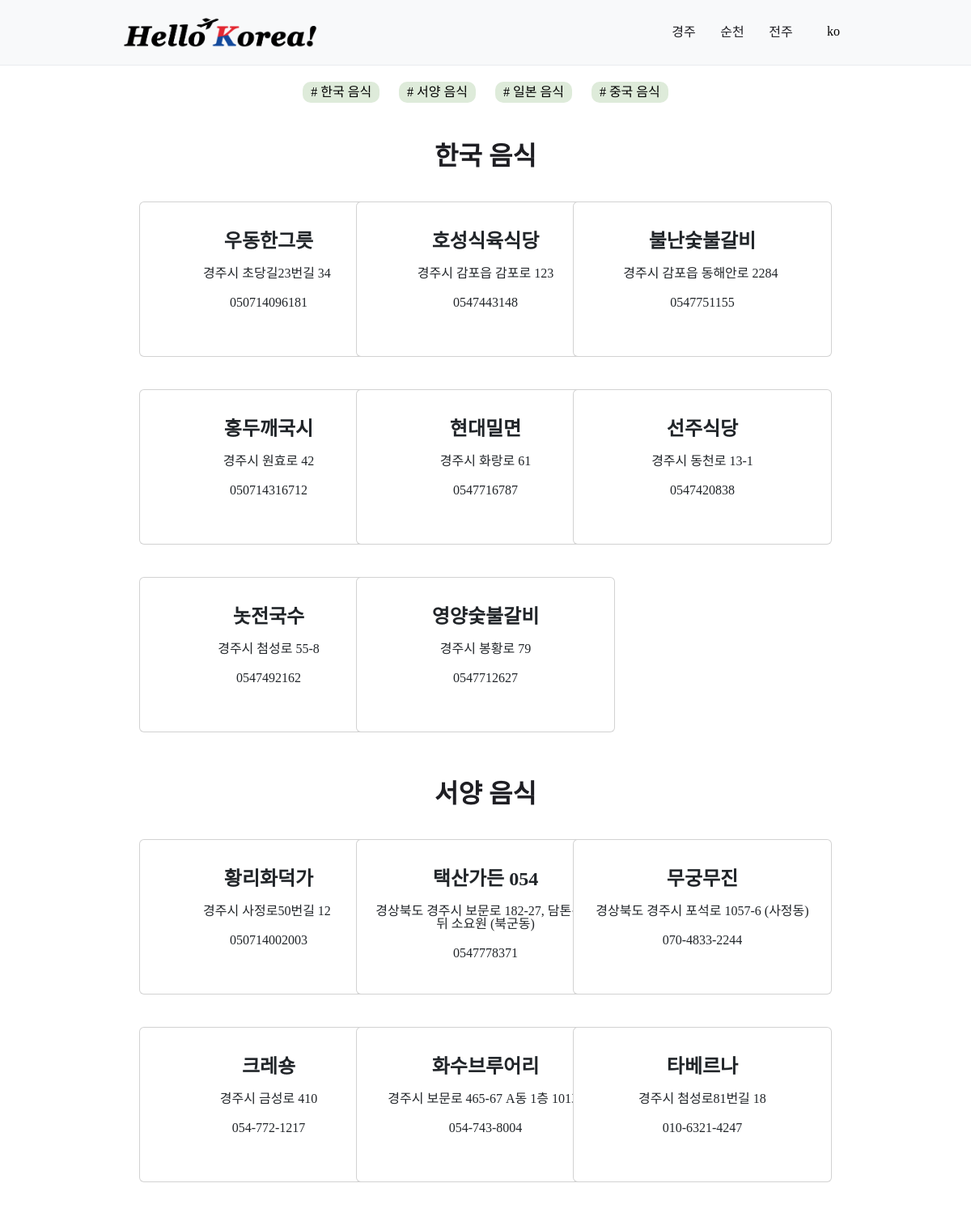
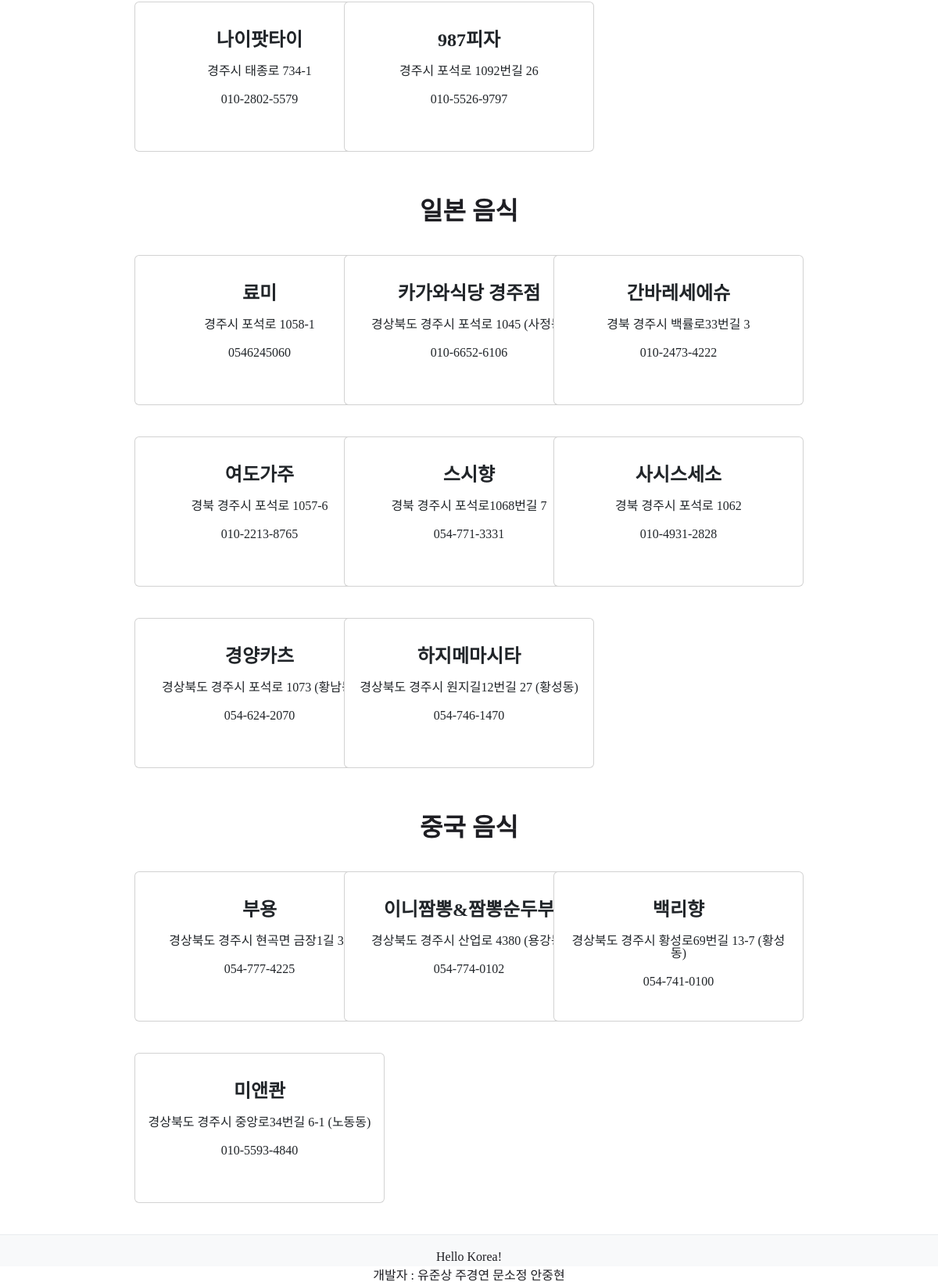
The page /GyeongJu/Food on the database its author committed (2 pictures, top to bottom).
### GyeongJu/food/food_models.py (models this page shows)
class text_food_form(models.Model):
    lang = models.CharField(max_length=10)
    korean_text = models.CharField(max_length=20)
    western_text = models.CharField(max_length=20)
    japanese_text = models.CharField(max_length=20)
    chinese_text = models.CharField(max_length=20)

class korean_food_model(models.Model):
    lang = models.CharField(max_length=10)
    name = models.CharField(max_length=100)
    address = models.CharField(max_length=100)
    number = models.CharField(max_length=100)

class western_food_model(models.Model):
    lang = models.CharField(max_length=10)
    name = models.CharField(max_length=100)
    address = models.CharField(max_length=100)
    number = models.CharField(max_length=100)

class japanese_food_model(models.Model):
    lang = models.CharField(max_length=10)
    name = models.CharField(max_length=100)
    address = models.CharField(max_length=100)
    number = models.CharField(max_length=100)

class chinese_food_model(models.Model):
    lang = models.CharField(max_length=10)
    name = models.CharField(max_length=100)
    address = models.CharField(max_length=100)
    number = models.CharField(max_length=100)

### GyeongJu/food/food_views.py (the view)
# urls.py: path('GyeongJu/Food', food_views.foodIndex),
def foodIndex(request):
    lang = request.COOKIES.get('user_lang', 'ko')
    if request.method == 'GET':
        korean_data = korean_food_model.objects.filter(lang = lang)
        western_data = western_food_model.objects.filter(lang = lang)
        japanese_data = japanese_food_model.objects.filter(lang = lang)
        chinese_data = chinese_food_model.objects.filter(lang = lang)
        food_form = text_food_form.objects.filter(lang = lang).first()
        return render(request, 'food/food_home.html', {'korean': korean_data, 'western': western_data,
                                                       'japanese': japanese_data, 'chinese': chinese_data,
                                                       'food_form': food_form})

### GyeongJu/templates/food/food_home.html (shortened to what this page needs)
<!DOCTYPE html>
<html>
<head lang="ko">
    <link href="https://cdn.jsdelivr.net/npm/bootstrap@5.3.3/dist/css/bootstrap.min.css" rel="stylesheet">
    {% load static %}
</head>
<body>
    <header class="header">
		<div class="header_inner">
			<h1 class="title">
				<a href="/" class="home_link">
					<img src="{% static 'images/Hello-Korea.png' %}" class="home_img">
				</a>
			</h1>
			<nav class="navbar">
				<div class="toggle">
					<ul class="menu">
						<li class="item" id="gyeongju">
							<strong class="category"><a href="/GyeongJu">경주</a></strong>
						</li>
						<li class="item" id="suncheon">
							<strong class="category"><a href="/SoonCheon">순천</a></strong>
						</li>
						<li class="item" id="jeonju">
							<strong class="category"><a href="/JeonJu">전주</a></strong>
						</li>
						<li class="item" id="language">
								<select name="select_language" id="lang" class="select_lang">
									<option value="ko" id="ko">ko</option>
								</select>
						</li>
					</ul>
				</div>
			</nav>
		</div>
	</header>
    {% if korean and western and japanese and chinese %}
    <div class="row justify-content-center">
        <div class="col-auto">
            <a href="http://127.0.0.1:8000/GyeongJu/food/korean"
            style="display: inline-block; background-color: #DEEBDA; padding: 5px 10px; color:#000000; text-decoration: none; border: none; border-radius: 10px;">
            # 한국 음식</a>
        </div>
        <div class="col-auto">
            <a href="http://127.0.0.1:8000/GyeongJu/food/western"
            style="display: inline-block; background-color: #DEEBDA; padding: 5px 10px; color:#000000; text-decoration: none; border: none; border-radius: 10px;">
            # 서양 음식</a>
        </div>
        <div class="col-auto">
            <a href="http://127.0.0.1:8000/GyeongJu/food/japanese"
            style="display: inline-block; background-color: #DEEBDA; padding: 5px 10px; color:#000000; text-decoration: none; border: none; border-radius: 10px;">
            # 일본 음식</a>
        </div>
        <div class="col-auto">
            <a href="http://127.0.0.1:8000/GyeongJu/food/chinese"
            style="display: inline-block; background-color: #DEEBDA; padding: 5px 10px; color:#000000; text-decoration: none; border: none; border-radius: 10px;">
            # 중국 음식</a>
        </div>
    </div>
    {% endif %}
    {% if korean %}
    <div class="korean">
        <h2>{{food_form.korean_text}}</h2>
            <div class="row">
            {% for k in korean %}
            <div class= "col-md-4">
                <div class="card">
                <div class="card-body">
                    <h5 class="card-title">{{ k.name }}</h5>
                    <p class="card-text">{{ k.address }}</p>
                    <p class="card-text">{{ k.number }}</p>
                </div>
                </div>
            </div>
            {% endfor %}
            </div>
    {% endif %}
    </div>
    {% if western %}
    <div class="korean">
        <h2>{{food_form.western_text}}</h2>
            <div class="row">
            {% for w in western %}
            <div class= "col-md-4">
                <div class="card" style="width: 25rem;">
                <div class="card-body">
                    <h5 class="card-title">{{ w.name }}</h5>
                    <p class="card-text">{{ w.address }}</p>
                    <p class="card-text">{{ w.number }}</p>
                    </div>
                </div>
            </div>
            {% endfor %}
            </div>
    {% endif %}
    </div>
    {% if japanese %}
    <div class="korean">
        <h2>{{food_form.japanese_text}}</h2>
            <div class="row">
            {% for j in japanese %}
            <div class= "col-md-4">
                <div class="card" style="width: 25rem;">
                <div class="card-body">
                    <h5 class="card-title">{{ j.name }}</h5>
                    <p class="card-text">{{ j.address }}</p>
                    <p class="card-text">{{ j.number }}</p>
                    </div>
                </div>
            </div>
            {% endfor %}
            </div>
    {% endif %}
    </div>
    {% if chinese %}
    <div class="korean">
        <h2>{{food_form.chinese_text}}</h2>
            <div class="row">
            {% for c in chinese %}
            <div class= "col-md-4">
                <div class="card" style="width: 25rem;">
                <div class="card-body">
                    <h5 class="card-title">{{ c.name }}</h5>
                    <p class="card-text">{{ c.address }}</p>
                    <p class="card-text">{{ c.number }}</p>
                    </div>
                </div>
            </div>
            {% endfor %}
            </div>
    {% endif %}
    </div>
    <footer class="footer">
		<div class="footer_wrap">
			<strong class="title">Hello Korea!</strong>
			<dl class="developer_list">
				<dt>개발자 : </dt>
				<dd>유준상</dd>
				<dd>주경연</dd>
				<dd>문소정</dd>
				<dd>안중현</dd>
			</dl>
		</div>
	</footer>
</body>
</html>

### GyeongJu/static/css/GyeongJu_home.css (style rules this page uses)
html, body { min-height: 100%; height: 100%; font-family: Verdana, Geneva, Tahoma, sans-serif, serif; font-size: 16px; color: #1e1e23; }
.header { position: relative; z-index: 10; padding: 20px; background-color: #f8f9fa; border-bottom: 1px solid #e9ecef; }
.header_inner { display: flex; justify-content: space-between; align-items: center; max-width: 900px; height: 40px; margin: 0 auto; }
.navbar { display: flex; }
.header .title { flex: 0 0 auto; text-align: left; align-items: center; }
.home_link { display: inline-block; width: auto; height: 40px; vertical-align: top; }
.home_img { width: 100%; height: 100%; }
.select_lang { width: 40px; margin-left: 10px; border: 0; background-color: #f8f9fa; font-size: 16px; font-weight: 500; line-height: 30px; text-align: center; appearance: none; outline: none; }
.menu { display: flex; flex: 0 0 auto; margin-left: 30px; justify-content: end; height: 100%; }
.menu .item { position: relative; min-width: 50px; text-align: center; display: flex; justify-content: center; height: 100%; }
.menu .item + .item { margin-left: 10px }
.item .category { width: 40px; border: none; outline: none; text-transform: uppercase; font-weight: 500; line-height: 40px; }
.footer { height: 40px; padding: 20px; background-color: #f8f9fa; border-top: 1px solid #e9ecef; text-align: center; }
.footer_wrap { max-width: 900px; margin: 0 auto; }
.developer_list { margin-top: 8px; }
.developer_list dt { display: inline; }
.developer_list dd { display: inline; }

### GyeongJu/templates/food/food_home.html (style rules this page uses)
:root { background:#FFFFFF; }
.korean { text-align:center; padding: 20px 30px; margin-bottom: 60px; width:70vw; margin: 0 auto; }
.col-md-4 { display: flex; align-items: center; justify-content: center; }
h2 { font-size: xx-large; font-weight: bolder; }
.card { margin: 20px 10px 20px 10px; min-width: 20rem; min-height: 12rem; }
.card-title { font-weight:900; font-size: x-large; margin-top:20px; }
.card-text { margin-top:20px; margin-bottom:20px; }
.justify-content-center { margin-top:30px; margin-bottom:30px; }
.select_lang { width: 40px; margin-left: 10px; border: 0; background-color: #f8f9fa; font-size: 16px; font-weight: 500; line-height: 38px; text-align: center; appearance: none; outline: none; }
.row { margin-top:20px; }

### rows shown on the page
text_food_form: korean_text "한국 음식", western_text "서양 음식", japanese_text "일본 음식", chinese_text "중국 음식"
korean_food_model: name "우동한그릇", address "경주시 초당길23번길 34", number "050714096181"
korean_food_model: name "호성식육식당", address "경주시 감포읍 감포로 123", number "0547443148"
korean_food_model: name "불난숯불갈비", address "경주시 감포읍 동해안로 2284", number "0547751155"
korean_food_model: name "홍두깨국시", address "경주시 원효로 42", number "050714316712"
korean_food_model: name "현대밀면", address "경주시 화랑로 61", number "0547716787"
korean_food_model: name "선주식당", address "경주시 동천로 13-1", number "0547420838"
korean_food_model: name "놋전국수", address "경주시 첨성로 55-8", number "0547492162"
korean_food_model: name "영양숯불갈비", address "경주시 봉황로 79", number "0547712627"
western_food_model: name "황리화덕가", address "경주시 사정로50번길 12", number "050714002003"
western_food_model: name "택산가든 054", address "경상북도 경주시 보문로 182-27, 담톤건물 뒤 소요원 (북군동)", number "0547778371"
western_food_model: name "무궁무진", address "경상북도 경주시 포석로 1057-6 (사정동)", number "070-4833-2244"
western_food_model: name "크레숑", address "경주시 금성로 410", number "054-772-1217"
western_food_model: name "화수브루어리", address "경주시 보문로 465-67 A동 1층 101호", number "054-743-8004"
western_food_model: name "타베르나", address "경주시 첨성로81번길 18", number "010-6321-4247"
western_food_model: name "나이팟타이", address "경주시 태종로 734-1", number "010-2802-5579"
western_food_model: name "987피자", address "경주시 포석로 1092번길 26", number "010-5526-9797"
japanese_food_model: name "료미", address "경주시 포석로 1058-1", number "0546245060"
japanese_food_model: name "카가와식당 경주점", address "경상북도 경주시 포석로 1045 (사정동)", number "010-6652-6106"
japanese_food_model: name "간바레세에슈", address "경북 경주시 백률로33번길 3", number "010-2473-4222"
japanese_food_model: name "여도가주", address "경북 경주시 포석로 1057-6", number "010-2213-8765"
japanese_food_model: name "스시향", address "경북 경주시 포석로1068번길 7", number "054-771-3331"
japanese_food_model: name "사시스세소", address "경북 경주시 포석로 1062", number "010-4931-2828"
japanese_food_model: name "경양카츠", address "경상북도 경주시 포석로 1073 (황남동)", number "054-624-2070"
japanese_food_model: name "하지메마시타", address "경상북도 경주시 원지길12번길 27 (황성동)", number "054-746-1470"
chinese_food_model: name "부용", address "경상북도 경주시 현곡면 금장1길 30", number "054-777-4225"
chinese_food_model: name "이니짬뽕&짬뽕순두부", address "경상북도 경주시 산업로 4380 (용강동)", number "054-774-0102"
chinese_food_model: name "백리향", address "경상북도 경주시 황성로69번길 13-7 (황성동)", number "054-741-0100"
chinese_food_model: name "미앤콴", address "경상북도 경주시 중앙로34번길 6-1 (노동동)", number "010-5593-4840"
